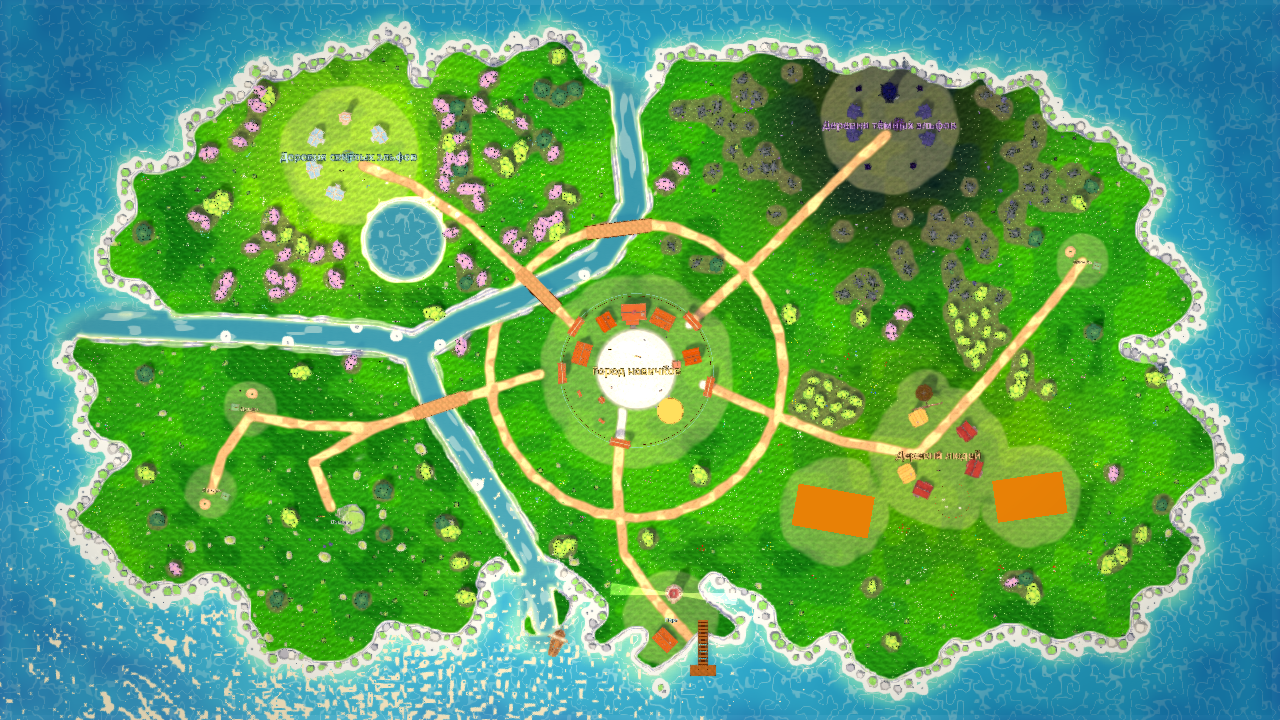
#> input picture 00_island_top.png, 1280 x 720 px
$ python import_texture_sheet.py ../00_island_top.png ../01_start.png
#> lines starting #> are read from the running program, lines starting #| are printed output that depends on the picture; after the words box and inside, x2 and y2 are one past the last pixel; in counts of white or black regions, pixels touching at a corner belong together
#!/usr/bin/env python3
"""Текстуры локации из листа картинок (например, сгенерированного по промту в ChatGPT): нарезка, бесшовность,
приведение к «детальной маске» (как у tools/gen_textures.py) и запись в assets/textures/<имя>.png 512×512.

Лист: прямоугольные плитки текстур на белом фоне (или разделённые белыми линиями), порядок — слева направо,
сверху вниз. Спецификация плитки: «имя[:доля][:режим]»; «_» — пропустить плитку. Доля — взять из центра плитки
квадрат этой доли стороны (тропа без травы по краям — dirt:0.5). Режим бесшовности:
  b  — (по умолчанию) природные: копия, сдвинутая на половину (её стыки внутри), смешивается с оригиналом —
       у краёв копия, в центре оригинал;
  p  — узор с шагом (черепица, кладка, солома): по автокорреляции находится шаг узора по X и Y, плитка
       обрезается на целое число шагов, стыки сглаживаются узкой полосой; px / py — шаг только по одной оси
       (доски — py), по другой — смешивание как в b.
Маска: яркость делится на среднюю (×0.5) — почти серая «детальная маска», как у tools/gen_textures.py
(шейдеры умножают цвет зоны на tex × 2, палитра острова сохраняется); от цвета картинки остаётся четверть
(TINT) — пятна мха, цветы, сучки. Контраст слегка смягчается.

Запуск из корня репозитория (numpy, Pillow, scipy; лист — чужие данные, Python с -I):
  python3 -I tools/import_texture_sheet.py <лист.png> grass,dirt:0.5,sand,rock,stone,forest
  python3 -I tools/import_texture_sheet.py <лист.png> wood::py,tiles::p,thatch::p,plaster,masonry::p,bark::px
"""
import os
import sys

import numpy as np
from PIL import Image
from scipy import ndimage

SIZE = 512
# Насколько сохранить разброс относительно среднего (1 — как в картинке)
CONTRAST = 0.85
# Доля цвета картинки в маске (0 — серая)
TINT = 0.25


def tiles(im: Image.Image) -> list:
	a = np.asarray(im.convert("RGB")).astype(int)
	mask = a.min(axis=2) < 235
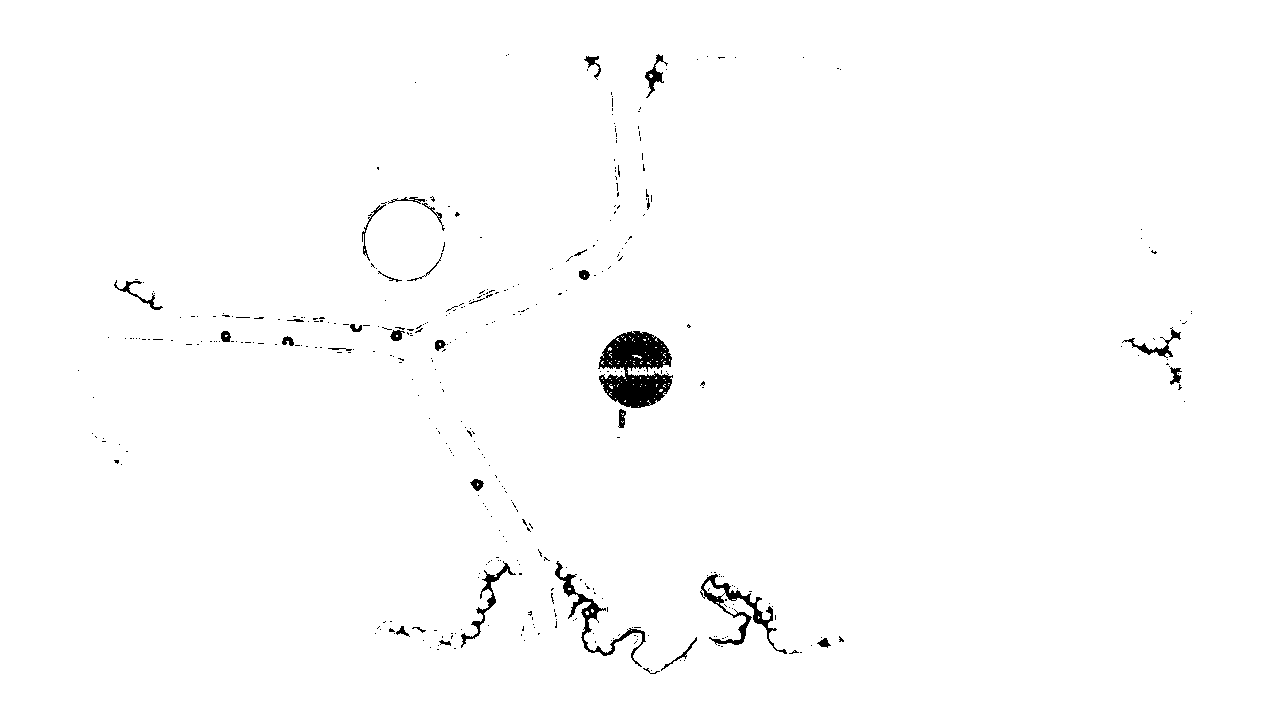
#> mask: shape (720, 1280) bool; 98.9% white; 400 black regions (367 under 20 px), largest, box (x1, y1, x2, y2) and area: (598, 331, 673, 408) 3709, (700, 574, 787, 654) 1223, (555, 561, 646, 667) 1083
	mask = ndimage.binary_opening(mask, iterations=2)
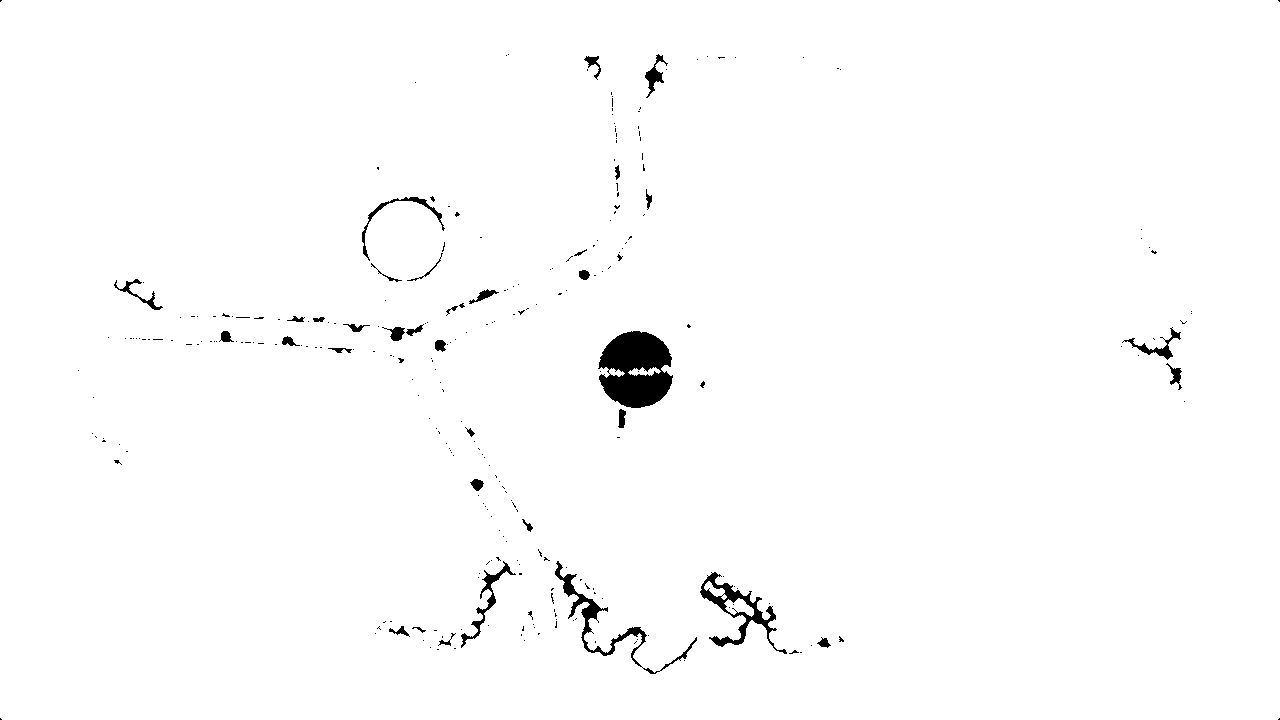
#> mask: shape (720, 1280) bool; 98.7% white; 280 black regions (244 under 20 px), largest, box (x1, y1, x2, y2) and area: (598, 331, 673, 408) 4116, (700, 572, 787, 654) 1469, (555, 561, 697, 674) 1394
	lab, _n = ndimage.label(mask)
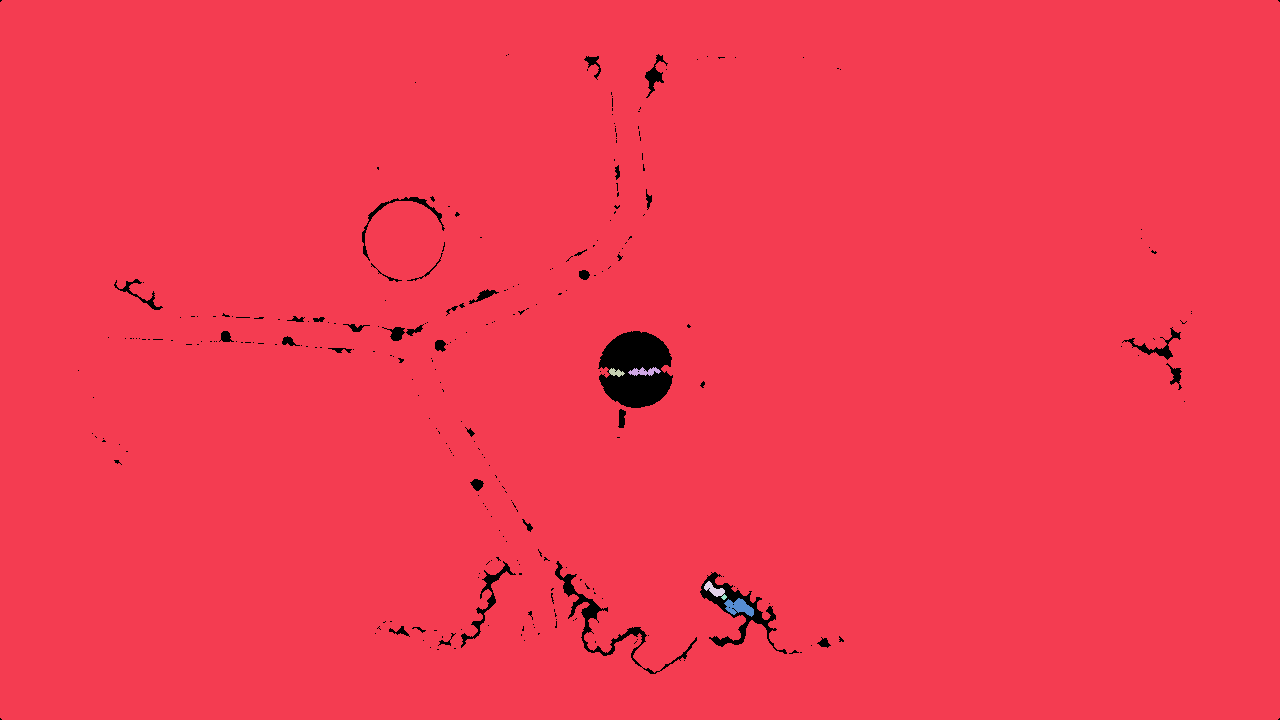
#> lab: shape (720, 1280) int32; 7 distinct labels, from 0 to 6; one colour per label, 0 black
	boxes = []
	for sl in ndimage.find_objects(lab):
		h, w = sl[0].stop - sl[0].start, sl[1].stop - sl[1].start
		if h > 120 and w > 120:
			boxes.append((sl[0].start, sl[1].start, sl[0].stop, sl[1].stop))
#> this loop made 6 passes
#> (h, w) on passes 1 to 6: (720, 1280), (9, 33), (9, 16), (16, 21), (6, 6), (19, 30)
#> after the loop, boxes = [(0, 0, 720, 1280)]
	boxes.sort(key=lambda b: b[0])
	rows: list = []
	for b in boxes:
		if rows and abs(rows[-1][0][0] - b[0]) < 80:
			rows[-1].append(b)
		else:
			rows.append([b])
#> this loop made 1 pass
#> after the loop, rows = [[(0, 0, 720, 1280)]]
	return [b for r in rows for b in sorted(r, key=lambda b: b[1])]


def _blend_weight(n: int, axis_w: float) -> np.ndarray:
	"""Вес оригинала по одной оси: 0 у краёв, 1 в середине (переход шириной axis_w доли стороны)."""
	x = np.arange(n) + 0.5
	d = np.minimum(x, n - x) / (n * 0.5)
	w = np.clip((d - 0.04) / axis_w, 0.0, 1.0)
	return w * w * (3 - 2 * w)


def seamless(t: np.ndarray, wide_x: bool = True, wide_y: bool = True) -> np.ndarray:
	"""Сдвинутая на половину копия у краёв, оригинал в центре; узкий переход по оси с целым числом шагов узора."""
	n = t.shape[0]
	shifted = np.roll(np.roll(t, n // 2, axis=0), n // 2, axis=1)
	wx = _blend_weight(n, 0.45 if wide_x else 0.06)
	wy = _blend_weight(n, 0.45 if wide_y else 0.06)
	w = np.minimum(wy[:, None], wx[None, :])
	return t * w[..., None] + shifted * (1.0 - w[..., None])


def period(g: np.ndarray, axis: int) -> int:
	"""Шаг узора по оси (пиксели): самый сильный пик автокорреляции яркости; 0 — шага нет."""
	prof = g - g.mean()
	n = g.shape[axis]
	f = np.fft.rfft(prof, axis=axis)
	ac = np.fft.irfft(f * np.conj(f), n=n, axis=axis)
	ac = ac.mean(axis=1 - axis)
	ac = ac / max(ac[0], 1e-9)
	# Самый сильный пик среди шагов от 1/10 до 1/2 стороны (мелкие пики — штрихи внутри узора)
	lo, hi = max(4, n // 10), n // 2
	best, best_v = 0, 0.1
	for k in range(lo, hi):
		if ac[k] > ac[k - 1] and ac[k] >= ac[k + 1] and ac[k] > best_v:
			best, best_v = k, float(ac[k])
	return best


def to_mask(t: np.ndarray) -> np.ndarray:
	lum = t @ np.array([0.299, 0.587, 0.114])
	grey = 0.5 * lum / max(lum.mean(), 1e-3)
	col = 0.5 * t / np.maximum(t.reshape(-1, 3).mean(axis=0), 1e-3)
	m = grey[..., None] * (1.0 - TINT) + col * TINT
	return np.clip(0.5 + (m - 0.5) * CONTRAST, 0.0, 1.0)


def main() -> None:
	src, names = sys.argv[1], sys.argv[2].split(",")
	im = Image.open(src).convert("RGB")
	bx = tiles(im)
#> bx = [(0, 0, 720, 1280)]
	print("плиток", len(bx), "имён", len(names), [(b[3] - b[1], b[2] - b[0]) for b in bx])
#| плиток 1 имён 1 [(1280, 720)]
	assert len(bx) == len(names), "число плиток не совпало"
	os.makedirs("assets/textures", exist_ok=True)
	for (y0, x0, y1, x1), spec in zip(bx, names):
		if spec == "_":
			continue
		name, _, frac = spec.partition(":")
		# Без краёв плитки (рамки, белые поля) — 3 % с каждой стороны
		pad = int(min(y1 - y0, x1 - x0) * 0.03)
		y0, x0, y1, x1 = y0 + pad, x0 + pad, y1 - pad, x1 - pad
		mode = "b"
		if ":" in frac:
			frac, _, mode = frac.partition(":")
		f = float(frac) if frac else 1.0
		s = int(min(y1 - y0, x1 - x0) * f)
		cy, cx = (y0 + y1) // 2, (x0 + x1) // 2
		box = [cx - s // 2, cy - s // 2, cx - s // 2 + s, cy - s // 2 + s]
		rx = mode in ("p", "px")
		ry = mode in ("p", "py")
		if rx or ry:
			# Целое число шагов узора: берём всю плитку по оси и обрезаем до кратного шагу
			g = np.asarray(im.crop((x0, y0, x1, y1)).convert("L")).astype(np.float64)
			if rx:
				px = period(g, 1)
				if px > 0:
					wdt = (x1 - x0) // px * px
					box[0], box[2] = cx - wdt // 2, cx - wdt // 2 + wdt
			if ry:
				py = period(g, 0)
				if py > 0:
					hgt = (y1 - y0) // py * py
					box[1], box[3] = cy - hgt // 2, cy - hgt // 2 + hgt
			print("  шаг узора", name, "x", period(g, 1) if rx else "-", "y", period(g, 0) if ry else "-")
		crop = im.crop(tuple(box)).resize((SIZE, SIZE), Image.LANCZOS)
		t = np.asarray(crop).astype(np.float64) / 255.0
		t = to_mask(seamless(t, not rx, not ry))
		Image.fromarray((t * 255.0 + 0.5).astype(np.uint8)).save("assets/textures/%s.png" % name, optimize=True)
		print("записано", name)
#> this loop made 1 pass
#> (y0, x0, y1, x1, spec, name, frac, pad) on pass 1: (21, 21, 699, 1259, '../01_start.png', '../01_start.png', '', 21)
#| записано ../01_start.png
#> pass 1, in main, `crop = im.crop(tuple(box)).resize((SIZE, SIZE), Image.LANCZOS)`:
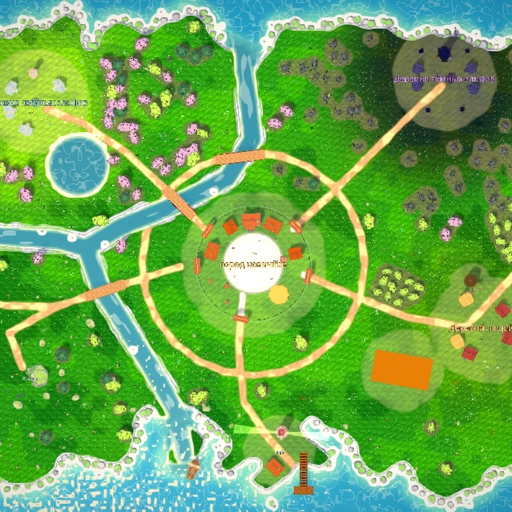
#> crop: PIL image 512x512 RGB; mean R, G, B 106.1, 169.2, 81.8
#> pass 1, in seamless, `shifted = np.roll(np.roll(t, n // 2, axis=0), n // 2, axis=1)`:
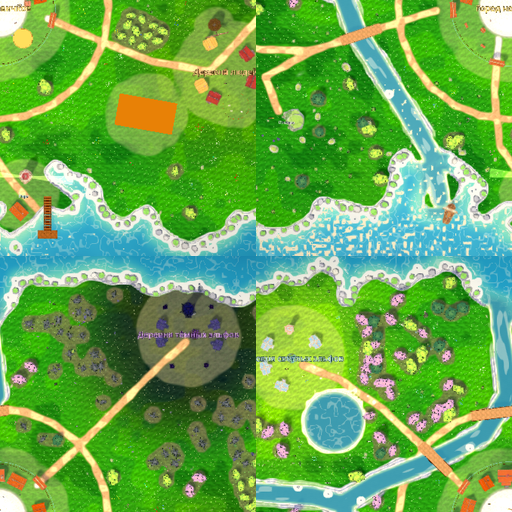
#> shifted: shape (512, 512, 3) float64; mean R, G, B 0.416, 0.663, 0.321
#> pass 1, in seamless, `w = np.minimum(wy[:, None], wx[None, :])`:
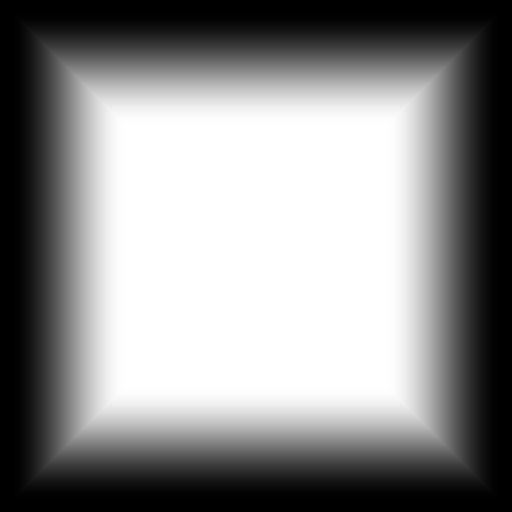
#> w: shape (512, 512) float64; min 0, max 1, mean 0.55


if __name__ == "__main__":
	main()
